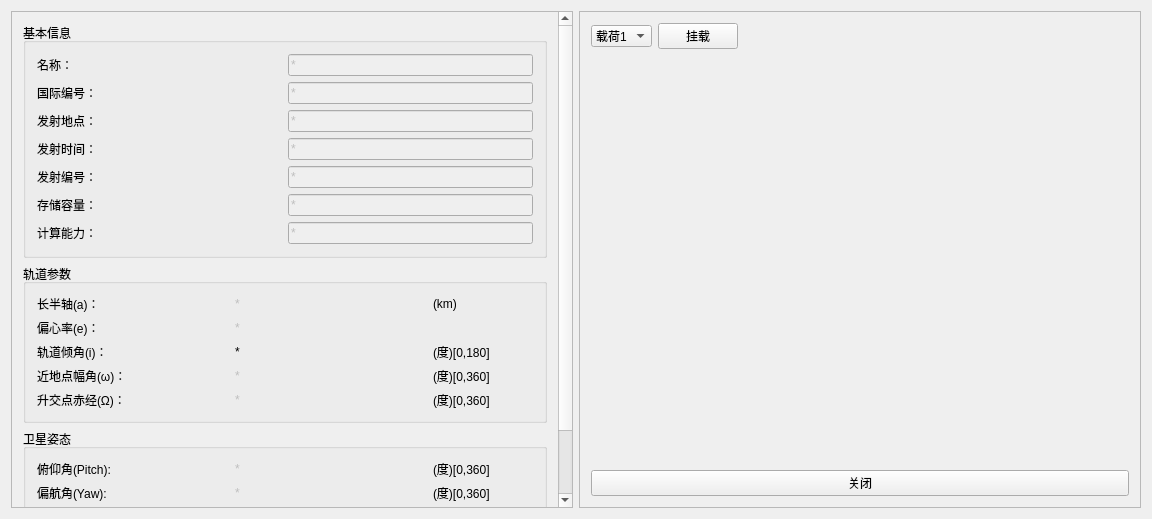
<?xml version="1.0" encoding="UTF-8"?>
<ui version="4.0">
 <class>DetailedInformationDialog</class>
 <widget class="QDialog" name="DetailedInformationDialog">
  <property name="geometry">
   <rect>
    <x>0</x>
    <y>0</y>
    <width>1152</width>
    <height>519</height>
   </rect>
  </property>
  <property name="windowTitle">
   <string>卫星详细信息</string>
  </property>
  <property name="whatsThis">
   <string/>
  </property>
  <layout class="QHBoxLayout" name="horizontalLayout">
   <item>
    <widget class="QScrollArea" name="scrollArea">
     <property name="widgetResizable">
      <bool>true</bool>
     </property>
     <widget class="QWidget" name="scrollAreaWidgetContents">
      <property name="geometry">
       <rect>
        <x>0</x>
        <y>0</y>
        <width>562</width>
        <height>499</height>
       </rect>
      </property>
      <layout class="QVBoxLayout" name="verticalLayout">
       <item>
        <widget class="QGroupBox" name="groupBox_3">
         <property name="title">
          <string>基本信息</string>
         </property>
         <layout class="QVBoxLayout" name="verticalLayout_3">
          <item>
           <layout class="QHBoxLayout" name="horizontalLayout_23">
            <item>
             <widget class="QLabel" name="label_38">
              <property name="text">
               <string>名称：</string>
              </property>
             </widget>
            </item>
            <item>
             <widget class="QLineEdit" name="lineEditNameSateName">
              <property name="enabled">
               <bool>false</bool>
              </property>
              <property name="sizePolicy">
               <sizepolicy hsizetype="Preferred" vsizetype="Fixed">
                <horstretch>0</horstretch>
                <verstretch>0</verstretch>
               </sizepolicy>
              </property>
              <property name="text">
               <string>*</string>
              </property>
             </widget>
            </item>
           </layout>
          </item>
          <item>
           <layout class="QHBoxLayout" name="horizontalLayout_26">
            <item>
             <widget class="QLabel" name="label_39">
              <property name="text">
               <string>国际编号：</string>
              </property>
             </widget>
            </item>
            <item>
             <widget class="QLineEdit" name="lineEditNameInternationalNumber">
              <property name="enabled">
               <bool>false</bool>
              </property>
              <property name="sizePolicy">
               <sizepolicy hsizetype="Preferred" vsizetype="Fixed">
                <horstretch>0</horstretch>
                <verstretch>0</verstretch>
               </sizepolicy>
              </property>
              <property name="text">
               <string>*</string>
              </property>
             </widget>
            </item>
           </layout>
          </item>
          <item>
           <layout class="QHBoxLayout" name="horizontalLayout_27">
            <item>
             <widget class="QLabel" name="label_40">
              <property name="text">
               <string>发射地点：</string>
              </property>
             </widget>
            </item>
            <item>
             <widget class="QLineEdit" name="lineEditNameLaunchSite">
              <property name="enabled">
               <bool>false</bool>
              </property>
              <property name="sizePolicy">
               <sizepolicy hsizetype="Preferred" vsizetype="Fixed">
                <horstretch>0</horstretch>
                <verstretch>0</verstretch>
               </sizepolicy>
              </property>
              <property name="text">
               <string>*</string>
              </property>
             </widget>
            </item>
           </layout>
          </item>
          <item>
           <layout class="QHBoxLayout" name="horizontalLayout_28">
            <item>
             <widget class="QLabel" name="label_41">
              <property name="text">
               <string>发射时间：</string>
              </property>
             </widget>
            </item>
            <item>
             <widget class="QLineEdit" name="lineEditNameLaunchSequence">
              <property name="enabled">
               <bool>false</bool>
              </property>
              <property name="sizePolicy">
               <sizepolicy hsizetype="Preferred" vsizetype="Fixed">
                <horstretch>0</horstretch>
                <verstretch>0</verstretch>
               </sizepolicy>
              </property>
              <property name="text">
               <string>*</string>
              </property>
             </widget>
            </item>
           </layout>
          </item>
          <item>
           <layout class="QHBoxLayout" name="horizontalLayout_29">
            <item>
             <widget class="QLabel" name="label_42">
              <property name="text">
               <string>发射编号：</string>
              </property>
             </widget>
            </item>
            <item>
             <widget class="QLineEdit" name="lineEditNameLaunchNumber">
              <property name="enabled">
               <bool>false</bool>
              </property>
              <property name="sizePolicy">
               <sizepolicy hsizetype="Preferred" vsizetype="Fixed">
                <horstretch>0</horstretch>
                <verstretch>0</verstretch>
               </sizepolicy>
              </property>
              <property name="text">
               <string>*</string>
              </property>
             </widget>
            </item>
           </layout>
          </item>
          <item>
           <layout class="QHBoxLayout" name="horizontalLayout_30">
            <item>
             <widget class="QLabel" name="label_43">
              <property name="text">
               <string>存储容量：</string>
              </property>
             </widget>
            </item>
            <item>
             <widget class="QLineEdit" name="lineEditNameStorageCapacity">
              <property name="enabled">
               <bool>false</bool>
              </property>
              <property name="sizePolicy">
               <sizepolicy hsizetype="Preferred" vsizetype="Fixed">
                <horstretch>0</horstretch>
                <verstretch>0</verstretch>
               </sizepolicy>
              </property>
              <property name="text">
               <string>*</string>
              </property>
             </widget>
            </item>
           </layout>
          </item>
          <item>
           <layout class="QHBoxLayout" name="horizontalLayout_31">
            <item>
             <widget class="QLabel" name="label_44">
              <property name="text">
               <string>计算能力：</string>
              </property>
             </widget>
            </item>
            <item>
             <widget class="QLineEdit" name="lineEditNameComputingPower">
              <property name="enabled">
               <bool>false</bool>
              </property>
              <property name="sizePolicy">
               <sizepolicy hsizetype="Preferred" vsizetype="Fixed">
                <horstretch>0</horstretch>
                <verstretch>0</verstretch>
               </sizepolicy>
              </property>
              <property name="text">
               <string>*</string>
              </property>
             </widget>
            </item>
           </layout>
          </item>
         </layout>
        </widget>
       </item>
       <item>
        <widget class="QGroupBox" name="groupBox">
         <property name="sizePolicy">
          <sizepolicy hsizetype="Preferred" vsizetype="Preferred">
           <horstretch>0</horstretch>
           <verstretch>0</verstretch>
          </sizepolicy>
         </property>
         <property name="title">
          <string>轨道参数</string>
         </property>
         <layout class="QVBoxLayout" name="verticalLayout_5">
          <item>
           <layout class="QHBoxLayout" name="horizontalLayout_12">
            <item>
             <widget class="QLabel" name="label_20">
              <property name="text">
               <string>长半轴(a)：</string>
              </property>
             </widget>
            </item>
            <item>
             <widget class="QLabel" name="labelSemimajorAxis">
              <property name="enabled">
               <bool>false</bool>
              </property>
              <property name="text">
               <string>*</string>
              </property>
             </widget>
            </item>
            <item>
             <widget class="QLabel" name="label_21">
              <property name="sizePolicy">
               <sizepolicy hsizetype="Fixed" vsizetype="Preferred">
                <horstretch>0</horstretch>
                <verstretch>0</verstretch>
               </sizepolicy>
              </property>
              <property name="maximumSize">
               <size>
                <width>100</width>
                <height>16777215</height>
               </size>
              </property>
              <property name="text">
               <string>(km)</string>
              </property>
             </widget>
            </item>
           </layout>
          </item>
          <item>
           <layout class="QHBoxLayout" name="horizontalLayout_14">
            <item>
             <widget class="QLabel" name="label_22">
              <property name="text">
               <string>偏心率(e)：</string>
              </property>
             </widget>
            </item>
            <item>
             <widget class="QLabel" name="labelEccentricity">
              <property name="enabled">
               <bool>false</bool>
              </property>
              <property name="text">
               <string>*</string>
              </property>
             </widget>
            </item>
            <item>
             <widget class="QLabel" name="label_23">
              <property name="sizePolicy">
               <sizepolicy hsizetype="Fixed" vsizetype="Preferred">
                <horstretch>0</horstretch>
                <verstretch>0</verstretch>
               </sizepolicy>
              </property>
              <property name="maximumSize">
               <size>
                <width>100</width>
                <height>16777215</height>
               </size>
              </property>
              <property name="text">
               <string/>
              </property>
             </widget>
            </item>
           </layout>
          </item>
          <item>
           <layout class="QHBoxLayout" name="horizontalLayout_15">
            <item>
             <widget class="QLabel" name="label_24">
              <property name="text">
               <string>轨道倾角(i)：</string>
              </property>
             </widget>
            </item>
            <item>
             <widget class="QLabel" name="labelInclination">
              <property name="text">
               <string>*</string>
              </property>
             </widget>
            </item>
            <item>
             <widget class="QLabel" name="label_25">
              <property name="sizePolicy">
               <sizepolicy hsizetype="Fixed" vsizetype="Preferred">
                <horstretch>0</horstretch>
                <verstretch>0</verstretch>
               </sizepolicy>
              </property>
              <property name="maximumSize">
               <size>
                <width>100</width>
                <height>16777215</height>
               </size>
              </property>
              <property name="text">
               <string>(度)[0,180]</string>
              </property>
             </widget>
            </item>
           </layout>
          </item>
          <item>
           <layout class="QHBoxLayout" name="horizontalLayout_16">
            <item>
             <widget class="QLabel" name="label_26">
              <property name="text">
               <string>近地点幅角(ω)：</string>
              </property>
             </widget>
            </item>
            <item>
             <widget class="QLabel" name="labelArgumentOfPerigee">
              <property name="enabled">
               <bool>false</bool>
              </property>
              <property name="text">
               <string>*</string>
              </property>
             </widget>
            </item>
            <item>
             <widget class="QLabel" name="label_27">
              <property name="sizePolicy">
               <sizepolicy hsizetype="Fixed" vsizetype="Preferred">
                <horstretch>0</horstretch>
                <verstretch>0</verstretch>
               </sizepolicy>
              </property>
              <property name="maximumSize">
               <size>
                <width>100</width>
                <height>16777215</height>
               </size>
              </property>
              <property name="text">
               <string>(度)[0,360]</string>
              </property>
             </widget>
            </item>
           </layout>
          </item>
          <item>
           <layout class="QHBoxLayout" name="horizontalLayout_17">
            <item>
             <widget class="QLabel" name="label_28">
              <property name="text">
               <string>升交点赤经(Ω)：</string>
              </property>
             </widget>
            </item>
            <item>
             <widget class="QLabel" name="labelLongitudeOfTheAscendingNode">
              <property name="enabled">
               <bool>false</bool>
              </property>
              <property name="text">
               <string>*</string>
              </property>
             </widget>
            </item>
            <item>
             <widget class="QLabel" name="label_29">
              <property name="sizePolicy">
               <sizepolicy hsizetype="Fixed" vsizetype="Preferred">
                <horstretch>0</horstretch>
                <verstretch>0</verstretch>
               </sizepolicy>
              </property>
              <property name="maximumSize">
               <size>
                <width>100</width>
                <height>16777215</height>
               </size>
              </property>
              <property name="text">
               <string>(度)[0,360]</string>
              </property>
             </widget>
            </item>
           </layout>
          </item>
         </layout>
        </widget>
       </item>
       <item>
        <widget class="QGroupBox" name="groupBox_2">
         <property name="sizePolicy">
          <sizepolicy hsizetype="Preferred" vsizetype="Preferred">
           <horstretch>0</horstretch>
           <verstretch>0</verstretch>
          </sizepolicy>
         </property>
         <property name="title">
          <string>卫星姿态</string>
         </property>
         <layout class="QVBoxLayout" name="verticalLayout_6">
          <item>
           <layout class="QHBoxLayout" name="horizontalLayout_20">
            <item>
             <widget class="QLabel" name="label_32">
              <property name="text">
               <string>俯仰角(Pitch):</string>
              </property>
             </widget>
            </item>
            <item>
             <widget class="QLabel" name="labelPitch">
              <property name="enabled">
               <bool>false</bool>
              </property>
              <property name="text">
               <string>*</string>
              </property>
             </widget>
            </item>
            <item>
             <widget class="QLabel" name="label_33">
              <property name="sizePolicy">
               <sizepolicy hsizetype="Fixed" vsizetype="Preferred">
                <horstretch>0</horstretch>
                <verstretch>0</verstretch>
               </sizepolicy>
              </property>
              <property name="maximumSize">
               <size>
                <width>100</width>
                <height>16777215</height>
               </size>
              </property>
              <property name="text">
               <string>(度)[0,360]</string>
              </property>
             </widget>
            </item>
           </layout>
          </item>
          <item>
           <layout class="QHBoxLayout" name="horizontalLayout_21">
            <item>
             <widget class="QLabel" name="label_34">
              <property name="text">
               <string>偏航角(Yaw):</string>
              </property>
             </widget>
            </item>
            <item>
             <widget class="QLabel" name="labelYaw">
              <property name="enabled">
               <bool>false</bool>
              </property>
              <property name="text">
               <string>*</string>
              </property>
             </widget>
            </item>
            <item>
             <widget class="QLabel" name="label_35">
              <property name="sizePolicy">
               <sizepolicy hsizetype="Fixed" vsizetype="Preferred">
                <horstretch>0</horstretch>
                <verstretch>0</verstretch>
               </sizepolicy>
              </property>
              <property name="maximumSize">
               <size>
                <width>100</width>
                <height>16777215</height>
               </size>
              </property>
              <property name="text">
               <string>(度)[0,360]</string>
              </property>
             </widget>
            </item>
           </layout>
          </item>
          <item>
           <layout class="QHBoxLayout" name="horizontalLayout_22">
            <item>
             <widget class="QLabel" name="label_36">
              <property name="text">
               <string>翻滚角(Roll):</string>
              </property>
             </widget>
            </item>
            <item>
             <widget class="QLabel" name="labelRoll">
              <property name="enabled">
               <bool>false</bool>
              </property>
              <property name="text">
               <string>*</string>
              </property>
             </widget>
            </item>
            <item>
             <widget class="QLabel" name="label_37">
              <property name="sizePolicy">
               <sizepolicy hsizetype="Fixed" vsizetype="Preferred">
                <horstretch>0</horstretch>
                <verstretch>0</verstretch>
               </sizepolicy>
              </property>
              <property name="maximumSize">
               <size>
                <width>100</width>
                <height>16777215</height>
               </size>
              </property>
              <property name="text">
               <string>(度)[0,360]</string>
              </property>
             </widget>
            </item>
           </layout>
          </item>
         </layout>
        </widget>
       </item>
       <item>
        <layout class="QHBoxLayout" name="horizontalLayout_25">
         <item>
          <widget class="QPushButton" name="pushButtonOK">
           <property name="text">
            <string>确定</string>
           </property>
          </widget>
         </item>
        </layout>
       </item>
      </layout>
     </widget>
    </widget>
   </item>
   <item>
    <widget class="QScrollArea" name="scrollArea_2">
     <property name="widgetResizable">
      <bool>true</bool>
     </property>
     <widget class="QWidget" name="scrollAreaWidgetContents_2">
      <property name="geometry">
       <rect>
        <x>0</x>
        <y>0</y>
        <width>562</width>
        <height>499</height>
       </rect>
      </property>
      <layout class="QVBoxLayout" name="verticalLayout_9">
       <item>
        <layout class="QHBoxLayout" name="horizontalLayout_3">
         <item>
          <widget class="QComboBox" name="comboBoxEquList">
           <item>
            <property name="text">
             <string>载荷1</string>
            </property>
           </item>
           <item>
            <property name="text">
             <string>载荷2</string>
            </property>
           </item>
          </widget>
         </item>
         <item>
          <widget class="QPushButton" name="pushButtonInstallLoadEqu">
           <property name="text">
            <string>挂载</string>
           </property>
          </widget>
         </item>
         <item>
          <spacer name="horizontalSpacer_3">
           <property name="orientation">
            <enum>Qt::Horizontal</enum>
           </property>
           <property name="sizeHint" stdset="0">
            <size>
             <width>40</width>
             <height>20</height>
            </size>
           </property>
          </spacer>
         </item>
        </layout>
       </item>
       <item>
        <widget class="QWidget" name="widgetLoadEquipments" native="true">
         <property name="sizePolicy">
          <sizepolicy hsizetype="Preferred" vsizetype="Expanding">
           <horstretch>0</horstretch>
           <verstretch>0</verstretch>
          </sizepolicy>
         </property>
        </widget>
       </item>
       <item>
        <widget class="QPushButton" name="pushButtonClose">
         <property name="text">
          <string>关闭</string>
         </property>
        </widget>
       </item>
      </layout>
     </widget>
    </widget>
   </item>
  </layout>
 </widget>
 <layoutdefault spacing="6" margin="11"/>
 <resources/>
 <connections/>
</ui>
